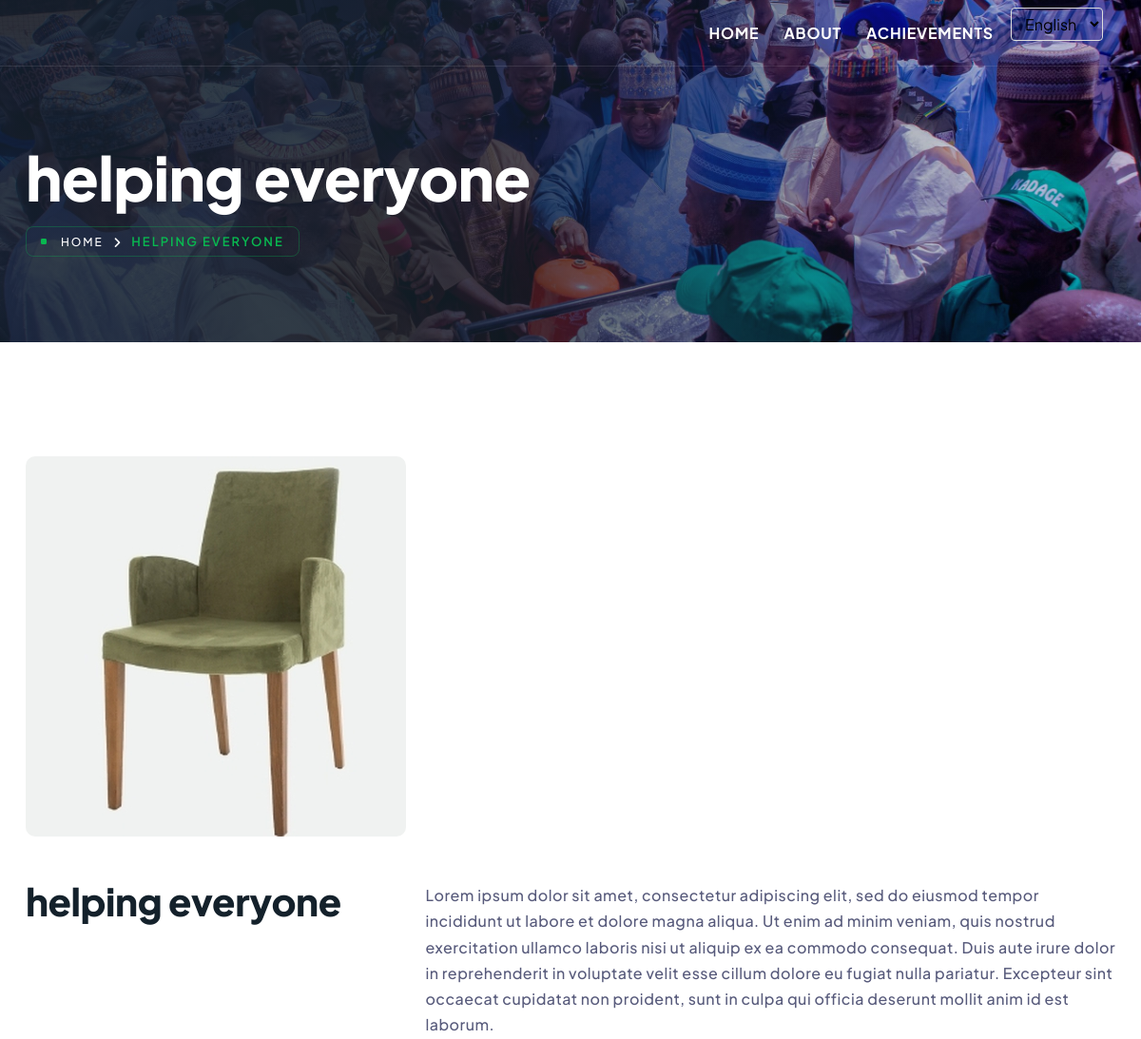
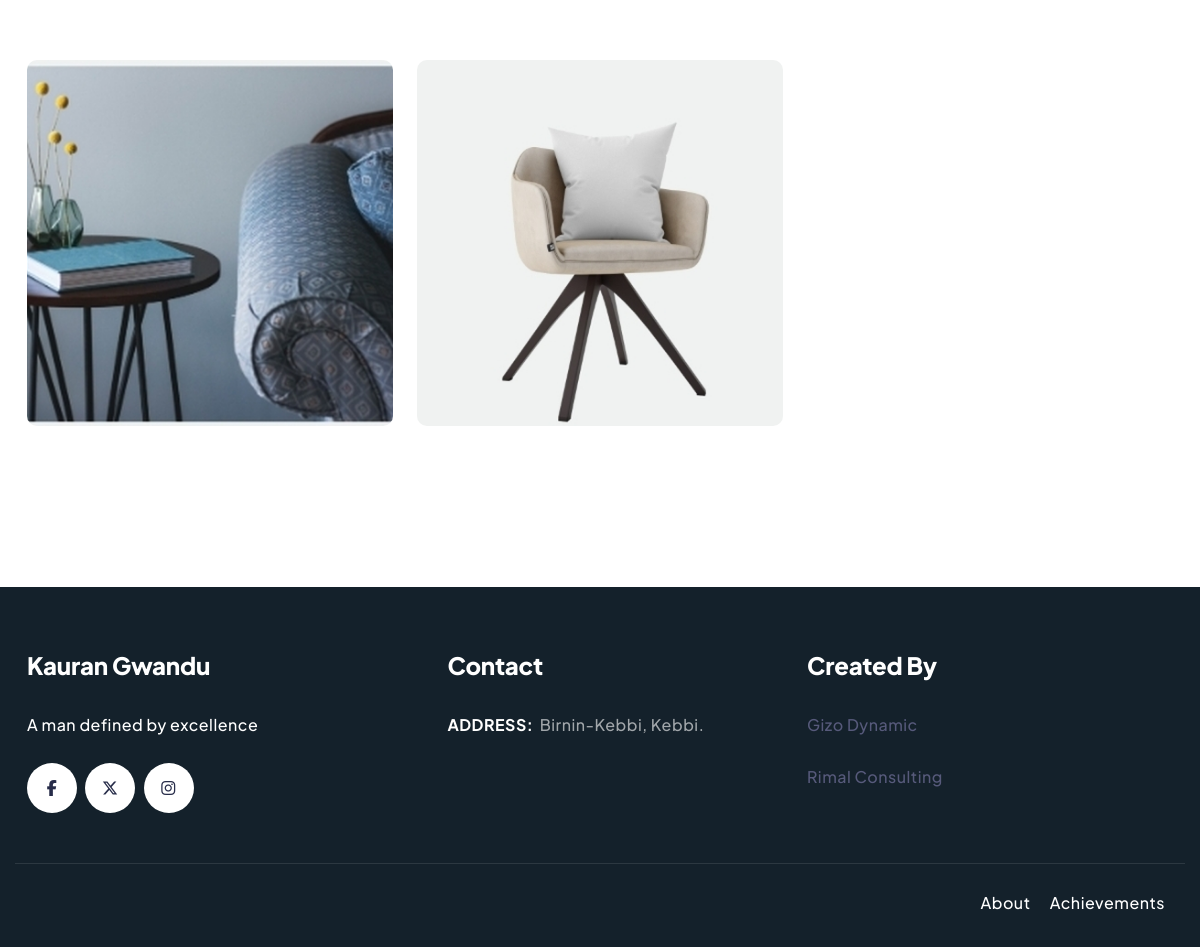
Page /achievement/helping-everyone/ on the committed database (2 pictures, top to bottom).
### project/models.py (models this page shows, shortened)
class Achievement(models.Model):
    title = models.CharField(max_length=100, verbose_name=_("Title"))
    description = models.TextField(verbose_name=_("Description"))
    slug = models.SlugField(null=True, blank=True)
    image = ResizedImageField(size=[400, 400], quality=100, crop=['middle', 'center'], upload_to='achievements')
    image_2 = ResizedImageField(size=[400, 400], quality=100, crop=['middle', 'center'], upload_to='achievements')
    image_3 = ResizedImageField(size=[400, 400], quality=100, crop=['middle', 'center'], upload_to='achievements')
    image_4 = ResizedImageField(size=[400, 400], quality=100, crop=['middle', 'center'], upload_to='achievements', null=True, blank=True)
    image_5 = ResizedImageField(size=[400, 400], quality=100, crop=['middle', 'center'], upload_to='achievements', null=True, blank=True)

### project/views.py (the view)
# urls.py: path('achievement/<slug>/', views.achievement, name="achievement"),
def achievement(request, slug):
    achievement = Achievement.objects.get(slug=slug)
    context = {'achievement': achievement}
    return render(request, "achievement-details.html", context)

### project/templatetags/lang_utils.py (called while the page is built)
@register.filter
def remove_lang(url):
    parsed = urlparse(url)
    path = parsed.path
    if path.startswith('/ha/'):
        return path[3:] or '/'
    elif path.startswith('/en/'):
        return path[3:] or '/'
    return path

### project/templates/achievement-details.html (shortened to what this page needs)
{% load static %}
{% load i18n %}
{% load lang_utils %}
<!DOCTYPE html>
<html lang="{{ LANGUAGE_CODE }}">
<head>
    <link rel="stylesheet" href="{% static 'css/plugins.css' %}">
    <link rel="stylesheet" href="{% static 'search/search.css' %}">
    <link rel="stylesheet" href="{% static 'quform/css/base.css' %}">
    <link href="{% static 'css/styles.css' %}" rel="stylesheet">
    <link href="{% static 'css/custom.css' %}" rel="stylesheet">
</head>
<body>
    <div class="main-wrapper">
        <header class="header-style1 menu_area-light">
            <div class="navbar-default border-bottom border-color-light-white">
                <div class="container-fluid px-lg-1-6 px-xl-2-5 px-xxl-2-9">
                    <div class="row align-items-center">
                        <div class="col-12 col-lg-12">
                            <div class="menu_area alt-font">
                                <nav class="navbar navbar-expand-lg navbar-light p-0">
                                    <ul class="navbar-nav ms-auto" id="nav" style="display: none;">
                                        <li><a href="{% url 'home' %}">{% trans "Home" %}</a></li>
                                        <li><a href="{% url 'about' %}">{% trans "About" %}</a></li>
                                        <li><a href="{% url 'achievements' %}">{% trans "Achievements" %}</a></li>
                                        <li class="language-switcher">
                                            <form action="{% url 'set_language' %}" method="post" id="language-form">
                                                <select name="language" class="language-selector">
                                                    <option value="en" {% if LANGUAGE_CODE == 'en' %}selected{% endif %}>English</option>
                                                </select>
                                            </form>
                                        </li>
                                    </ul>
                                </nav>
                            </div>
                        </div>
                    </div>
                </div>
            </div>
        </header>
        <section class="page-title-section bg-img cover-background top-position1 left-overlay-secondary" data-overlay-dark="85" data-background="{% static 'img/kebbi2.jpg' %}">
            <div class="container">
                <div class="row position-relative z-index-9">
                    <div class="col-md-12">
                        <h1>{% if request.LANGUAGE_CODE == 'ha' and achievement.title_ha %}{{achievement.title_ha}}{% else %}{{achievement.title}}{% endif %}</h1>
                        <ul>
                            <li><a href="{% url 'home' %}">{% trans "Home" %}</a></li>
                            <li>{% if request.LANGUAGE_CODE == 'ha' and achievement.title_ha %}{{achievement.title_ha}}{% else %}{{achievement.title}}{% endif %}</li>
                        </ul>
                    </div>
                </div>
            </div>
        </section>
        <section class="portfolio-details-style01">
            <div class="container">
                <div class="col-lg-12">
                    <div>
                        <div class="mb-1-6 mb-lg-5 image-hover wow fadeInUp" data-wow-delay="100ms">
                            <img src="{{achievement.image.url}}" alt="{% if request.LANGUAGE_CODE == 'ha' and achievement.title_ha %}{{achievement.title_ha}}{% else %}{{achievement.title}}{% endif %}" class="border-radius-10">
                        </div>
                        <div class="row mb-1-6 mb-sm-2-6 mt-n4">
                            <div class="col-lg-4 mt-4 wow fadeInUp" data-wow-delay="100ms">
                                <div class="section-title01">
                                    <h2 class="mb-0 display-6 font-weight-800 lh-1">{% if request.LANGUAGE_CODE == 'ha' and achievement.title_ha %}{{achievement.title_ha}}{% else %}{{achievement.title}}{% endif %}</h2>
                                </div>
                            </div>
                            <div class="col-lg-8 mt-4">
                                <div class="ps-lg-1-9 ps-xxl-7">
                                    <p class="wow fadeInUp" data-wow-delay="100ms">
                                        {% if request.LANGUAGE_CODE == 'ha' and achievement.description_ha %}
                                            {{achievement.description_ha}}
                                        {% else %}
                                            {{achievement.description}}
                                        {% endif %}
                                    </p>
                                </div>
                            </div>
                        </div>
                        <div class="row mb-1-6 mb-sm-2-6">
                            <div class="col-4 wow fadeIn" data-wow-delay="100ms">
                                <div class="image-hover">
                                    <img src="{{achievement.image_2.url}}" alt="{% if request.LANGUAGE_CODE == 'ha' and achievement.title_ha %}{{achievement.title_ha}}{% else %}{{achievement.title}}{% endif %}" class="border-radius-10">
                                </div>
                            </div>
                            <div class="col-4 wow fadeIn" data-wow-delay="100ms">
                                <div class="image-hover">
                                    <img src="{{achievement.image_3.url}}" alt="{% if request.LANGUAGE_CODE == 'ha' and achievement.title_ha %}{{achievement.title_ha}}{% else %}{{achievement.title}}{% endif %}" class="border-radius-10">
                                </div>
                            </div>
                        </div>
                    </div>
                </div>
            </div>
        </section>
        <footer class="bg-secondary">
            <div class="container pt-2-9 pt-lg-7">
                <div class="row mb-2-9">
                    <div class="col-md-6 col-lg-4 mb-2-2 mb-lg-0">
                        <div class="pe-md-5">
                            <h3 class="h4 text-white mb-1-6 mb-md-1-9">{% trans "Kauran Gwandu" %}</h3>
                            <p class="text-white mb-1-6">{% trans "A man defined by excellence" %}</p>
                            <ul class="social-icon-style3 list-unstyled mb-0">
                                <li><a href="https://www.facebook.com/share/1AHsPLzTPF/?mibextid=wwXIfr"><i class="fa-brands fa-facebook-f"></i></a></li>
                                <li><a href="https://x.com/nasiridriskg?s=21"><i class="fa-brands fa-x-twitter"></i></a></li>
                                <li><a href="https://www.instagram.com/dr.nasiridris?igsh=NWN6czRhMjl2cTFq"><i class="fa-brands fa-instagram"></i></a></li>
                            </ul>
                        </div>
                    </div>
                    <div class="col-md-6 col-lg-4 mb-2-2 mb-lg-0">
                        <div class="ps-md-1-9 ps-xxl-7 pe-lg-1-9 pe-xl-6">
                            <h3 class="h4 text-white mb-1-6 mb-md-1-9">{% trans "Contact" %}</h3>
                            <ul class="list-unstyled list-style09 mb-0">
                                <li><span>{% trans "Address:" %} </span>{% trans "Birnin-Kebbi, Kebbi." %}</li>
                            </ul>
                        </div>
                    </div>
                    <div class="col-md-6 col-lg-4">
                        <h3 class="h4 text-white mb-1-6 mb-md-1-9">{% trans "Created By" %}</h3>
                        <p class="text-white mb-1-6"><a href="https://gizodynamic.com">Gizo Dynamic</a></p>
                        <p class="text-white mb-1-6"><a href="https://rimalconsulting.com">Rimal Consulting</a></p>
                    </div>
                </div>
                <div class="row border-top border-color-light-white align-items-center pt-1-6 pb-1-9">
                    <div class="col-md-4 order-2 order-md-1 text-center text-md-start">
                    </div>
                    <div class="col-md-8 order-1 order-md-2">
                        <div class="text-center text-md-end mb-4 mb-md-0">
                            <ul class="list-unstyled mb-0">
                                <li class="d-inline-block mx-2"><a href="{% url 'about' %}" class="text-white text-primary-hover">{% trans "About" %}</a></li>
                                <li class="d-inline-block mx-2"><a href="{% url 'achievements' %}" class="text-white text-primary-hover">{% trans "Achievements" %}</a></li>
                            </ul>
                        </div>
                    </div>
                </div>
            </div>
        </footer>
    </div>
</body>
</html>

### project/templates/achievement-details.html (style rules this page uses)
.language-switcher { margin-left: 15px; padding: 8px 0; }
.language-switcher select { background: transparent; color: #000; border: 1px solid #ddd; padding: 5px 10px; border-radius: 4px; }
.menu_area-light .language-switcher select { color: #000; }

### rows in the picture
Achievement: title "helping everyone", title "HELPING EVERYONE", image (picture), description "Lorem ipsum dolor sit amet, consectetur adipiscing elit, sed do eiusmod tempor incididunt ut labore et dolore magna aliqua. Ut enim ad minim veniam, quis nostrud exercitation ullamco laboris nisi ut aliquip ex ea commodo consequat. Duis aute irure dolor in reprehenderit in voluptate velit esse cillum dolore eu fugiat nulla pariatur. Excepteur sint occaecat cupidatat non proident, sunt in culpa qui officia deserunt mollit anim id est laborum.", image_2 (picture), image_3 (picture)
